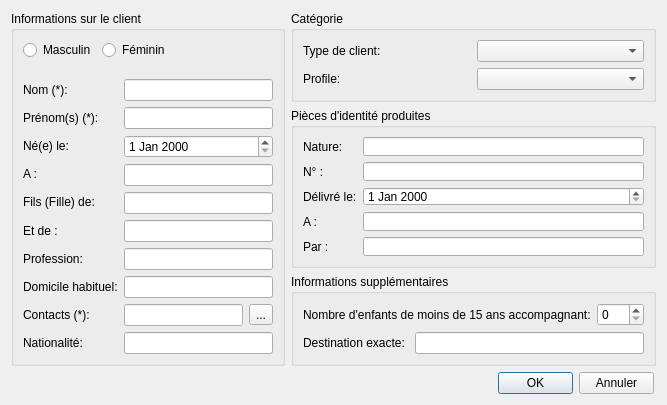
<?xml version="1.0" encoding="UTF-8"?>
<ui version="4.0">
 <class>BDFormulaireClient</class>
 <widget class="QDialog" name="BDFormulaireClient">
  <property name="geometry">
   <rect>
    <x>0</x>
    <y>0</y>
    <width>667</width>
    <height>384</height>
   </rect>
  </property>
  <property name="windowTitle">
   <string>Dialog</string>
  </property>
  <layout class="QGridLayout" name="gridLayout_5">
   <item row="0" column="0" rowspan="3">
    <widget class="QGroupBox" name="groupBox_2">
     <property name="title">
      <string>Informations sur le client</string>
     </property>
     <layout class="QGridLayout" name="gridLayout_2">
      <item row="0" column="0" colspan="2">
       <layout class="QFormLayout" name="formLayout_2">
        <item row="0" column="0">
         <widget class="QRadioButton" name="rb_masculin">
          <property name="text">
           <string>Masculin</string>
          </property>
         </widget>
        </item>
        <item row="0" column="1">
         <widget class="QRadioButton" name="rb_feminin">
          <property name="text">
           <string>Féminin</string>
          </property>
         </widget>
        </item>
       </layout>
      </item>
      <item row="1" column="0">
       <layout class="QVBoxLayout" name="verticalLayout">
        <item>
         <widget class="QLabel" name="label">
          <property name="text">
           <string>Nom (*):</string>
          </property>
         </widget>
        </item>
        <item>
         <widget class="QLabel" name="label_2">
          <property name="text">
           <string>Prénom(s) (*):</string>
          </property>
         </widget>
        </item>
        <item>
         <widget class="QLabel" name="label_3">
          <property name="text">
           <string>Né(e) le:</string>
          </property>
         </widget>
        </item>
        <item>
         <widget class="QLabel" name="label_4">
          <property name="text">
           <string>A :</string>
          </property>
         </widget>
        </item>
        <item>
         <widget class="QLabel" name="label_5">
          <property name="text">
           <string>Fils (Fille) de:</string>
          </property>
         </widget>
        </item>
        <item>
         <widget class="QLabel" name="label_6">
          <property name="text">
           <string>Et de :</string>
          </property>
         </widget>
        </item>
        <item>
         <widget class="QLabel" name="label_7">
          <property name="text">
           <string>Profession:</string>
          </property>
         </widget>
        </item>
        <item>
         <widget class="QLabel" name="label_8">
          <property name="text">
           <string>Domicile habituel:</string>
          </property>
         </widget>
        </item>
        <item>
         <widget class="QLabel" name="label_9">
          <property name="text">
           <string>Contacts (*):</string>
          </property>
         </widget>
        </item>
        <item>
         <widget class="QLabel" name="label_10">
          <property name="text">
           <string>Nationalité:</string>
          </property>
         </widget>
        </item>
       </layout>
      </item>
      <item row="1" column="1">
       <layout class="QVBoxLayout" name="verticalLayout_2">
        <item>
         <widget class="QLineEdit" name="lineEditNom"/>
        </item>
        <item>
         <widget class="QLineEdit" name="lineEditPrenom"/>
        </item>
        <item>
         <widget class="QDateEdit" name="dateEditDateDeNaiss"/>
        </item>
        <item>
         <widget class="QLineEdit" name="lineEditLieuDeNaiss"/>
        </item>
        <item>
         <widget class="QLineEdit" name="lineEditPere"/>
        </item>
        <item>
         <widget class="QLineEdit" name="lineEditMere"/>
        </item>
        <item>
         <widget class="QLineEdit" name="lineEditProfession"/>
        </item>
        <item>
         <widget class="QLineEdit" name="lineEditDomicile"/>
        </item>
        <item>
         <layout class="QHBoxLayout" name="horizontalLayout">
          <item>
           <widget class="QLineEdit" name="lineEditContacts">
            <property name="readOnly">
             <bool>true</bool>
            </property>
           </widget>
          </item>
          <item>
           <widget class="QToolButton" name="btn_calendrier">
            <property name="text">
             <string>...</string>
            </property>
           </widget>
          </item>
         </layout>
        </item>
        <item>
         <widget class="QLineEdit" name="lineEditNationalite"/>
        </item>
       </layout>
      </item>
     </layout>
    </widget>
   </item>
   <item row="0" column="1">
    <widget class="QGroupBox" name="groupBoxCategorie">
     <property name="title">
      <string>Catégorie</string>
     </property>
     <layout class="QGridLayout" name="gridLayout_3">
      <item row="0" column="0">
       <layout class="QVBoxLayout" name="verticalLayout_6">
        <item>
         <widget class="QLabel" name="label_16">
          <property name="text">
           <string>Type de client:</string>
          </property>
         </widget>
        </item>
        <item>
         <widget class="QLabel" name="label_17">
          <property name="text">
           <string>Profile:</string>
          </property>
         </widget>
        </item>
       </layout>
      </item>
      <item row="0" column="1">
       <layout class="QVBoxLayout" name="verticalLayout_5">
        <item>
         <widget class="QComboBox" name="comboBoxTypeDeClient"/>
        </item>
        <item>
         <widget class="QComboBox" name="comboBoxProfile"/>
        </item>
       </layout>
      </item>
     </layout>
    </widget>
   </item>
   <item row="1" column="1">
    <widget class="QGroupBox" name="groupBoxPiece">
     <property name="maximumSize">
      <size>
       <width>16777215</width>
       <height>160</height>
      </size>
     </property>
     <property name="title">
      <string>Pièces d'identité produites</string>
     </property>
     <layout class="QGridLayout" name="gridLayout">
      <item row="0" column="0">
       <layout class="QVBoxLayout" name="verticalLayout_4">
        <item>
         <widget class="QLabel" name="label_11">
          <property name="text">
           <string>Nature:</string>
          </property>
         </widget>
        </item>
        <item>
         <widget class="QLabel" name="label_12">
          <property name="text">
           <string>N° :</string>
          </property>
         </widget>
        </item>
        <item>
         <widget class="QLabel" name="label_13">
          <property name="text">
           <string>Délivré le:</string>
          </property>
         </widget>
        </item>
        <item>
         <widget class="QLabel" name="label_14">
          <property name="text">
           <string>A :</string>
          </property>
         </widget>
        </item>
        <item>
         <widget class="QLabel" name="label_15">
          <property name="text">
           <string>Par :</string>
          </property>
         </widget>
        </item>
       </layout>
      </item>
      <item row="0" column="1">
       <layout class="QVBoxLayout" name="verticalLayout_3">
        <item>
         <widget class="QLineEdit" name="lineEditNature"/>
        </item>
        <item>
         <widget class="QLineEdit" name="lineEditNumero"/>
        </item>
        <item>
         <widget class="QDateEdit" name="dateEditDateDelivrance"/>
        </item>
        <item>
         <widget class="QLineEdit" name="lineEditLieuDelivrance"/>
        </item>
        <item>
         <widget class="QLineEdit" name="lineEditAgentDelivreur"/>
        </item>
       </layout>
      </item>
     </layout>
    </widget>
   </item>
   <item row="2" column="1">
    <widget class="QGroupBox" name="groupBoxInfosSupp">
     <property name="title">
      <string>Informations supplémentaires</string>
     </property>
     <layout class="QGridLayout" name="gridLayout_4">
      <item row="0" column="0">
       <layout class="QFormLayout" name="formLayout_3">
        <item row="0" column="0">
         <widget class="QLabel" name="label_18">
          <property name="text">
           <string>Nombre d'enfants de moins de 15 ans accompagnant:</string>
          </property>
         </widget>
        </item>
        <item row="0" column="1">
         <widget class="QSpinBox" name="spinBoxNbEnfants">
          <property name="maximum">
           <number>100</number>
          </property>
         </widget>
        </item>
       </layout>
      </item>
      <item row="1" column="0">
       <layout class="QFormLayout" name="formLayout">
        <item row="0" column="0">
         <widget class="QLabel" name="label_19">
          <property name="text">
           <string>Destination exacte: </string>
          </property>
         </widget>
        </item>
        <item row="0" column="1">
         <widget class="QLineEdit" name="lineEditDestinationExacte"/>
        </item>
       </layout>
      </item>
     </layout>
    </widget>
   </item>
   <item row="3" column="1">
    <layout class="QFormLayout" name="formLayout_4">
     <property name="formAlignment">
      <set>Qt::AlignRight|Qt::AlignTop|Qt::AlignTrailing</set>
     </property>
     <property name="rightMargin">
      <number>8</number>
     </property>
     <item row="0" column="0">
      <widget class="QPushButton" name="btn_ok">
       <property name="maximumSize">
        <size>
         <width>75</width>
         <height>23</height>
        </size>
       </property>
       <property name="text">
        <string>OK</string>
       </property>
      </widget>
     </item>
     <item row="0" column="1">
      <widget class="QPushButton" name="btn_annuler">
       <property name="maximumSize">
        <size>
         <width>75</width>
         <height>23</height>
        </size>
       </property>
       <property name="text">
        <string>Annuler</string>
       </property>
      </widget>
     </item>
    </layout>
   </item>
  </layout>
 </widget>
 <resources/>
 <connections/>
</ui>
